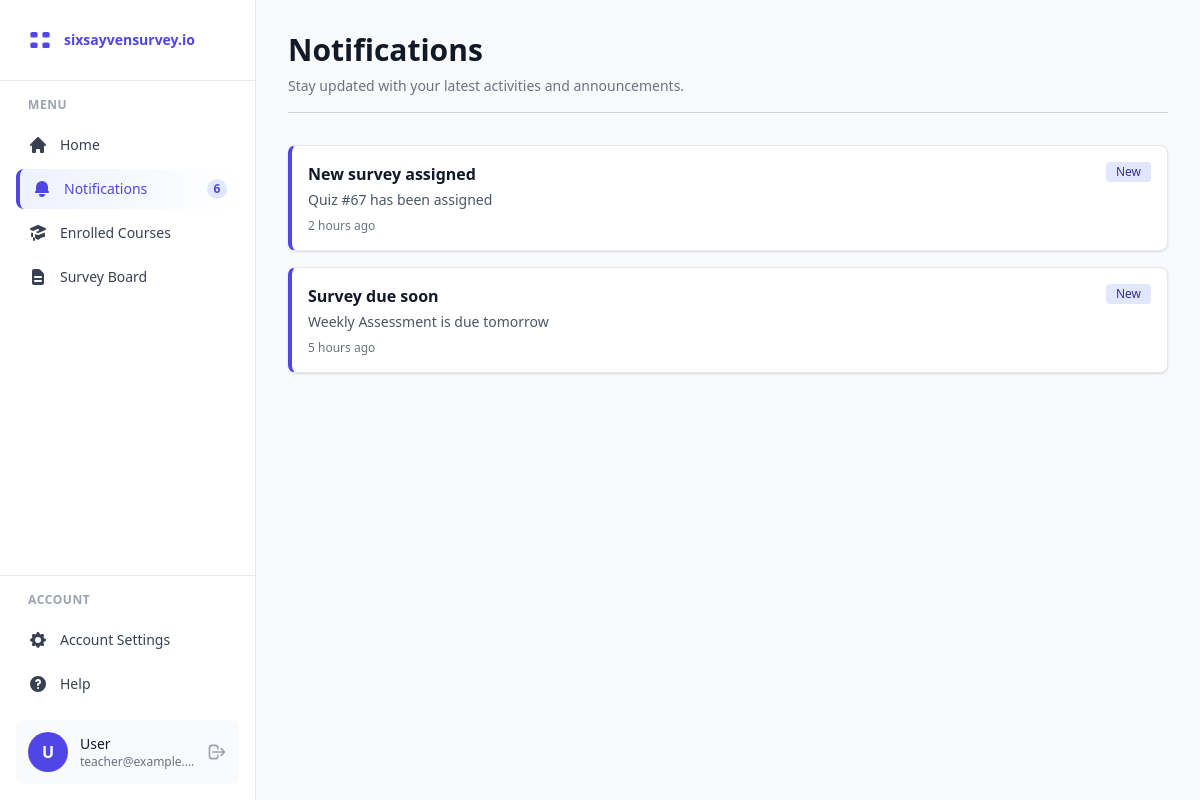
The page /student/notifications/ (signed in) on the database its author committed.
### survey/models.py (models this page shows, shortened)
class User(AbstractUser):
    ROLE_CHOICES = [
        ('student', 'Student'),
        ('teacher', 'Teacher'),
    ]
    role = models.CharField(max_length=10, choices=ROLE_CHOICES, default='student')
    full_name = models.CharField(max_length=255, blank=True)
    groups = models.ManyToManyField(
        'auth.Group',
        related_name='survey_users',
        blank=True,
        help_text='The groups this user belongs to.',
        verbose_name='groups',
    )
    user_permissions = models.ManyToManyField(
        'auth.Permission',
        related_name='survey_users',
        blank=True,
        help_text='Specific permissions for this user.',
        verbose_name='user permissions',
    )
    class Meta:
        db_table = 'users'

### survey/views.py (the view)
# urls.py: path('student/notifications/', views.student_notifications, name='student-notifications'),
@login_required
def student_notifications(request):
    context = {
        'notifications': [
            {'id': 1, 'title': 'New survey assigned', 'message': 'Quiz #67 has been assigned', 'time': '2 hours ago', 'read': False},
            {'id': 2, 'title': 'Survey due soon', 'message': 'Weekly Assessment is due tomorrow', 'time': '5 hours ago', 'read': False},
        ],
        'unread_count': 6,
    }
    return render(request, 'student/notifications.html', context)

### templates/student/notifications.html (shortened to what this page needs)
{% extends 'student/base_student.html' %}
{% block student_content %}
<div class="mb-8 pb-4 border-b border-gray-300">
    <h1 class="text-3xl font-bold text-gray-900 mb-2">Notifications</h1>
    <p class="text-sm text-gray-500">Stay updated with your latest activities and announcements.</p>
</div>
<div class="space-y-4">
    {% for notification in notifications %}
    <div class="bg-white border border-gray-200 rounded-lg shadow p-4 {% if not notification.read %}border-l-4 border-l-indigo-600{% endif %}">
        <div class="flex items-start justify-between">
            <div class="flex-1">
                <h3 class="text-base font-semibold text-gray-900 mb-1">{{ notification.title }}</h3>
                <p class="text-sm text-gray-600 mb-2">{{ notification.message }}</p>
                <p class="text-xs text-gray-500">{{ notification.time }}</p>
            </div>
            {% if not notification.read %}
            <span class="bg-indigo-100 text-indigo-800 text-xs font-medium px-2.5 py-0.5 rounded">New</span>
            {% endif %}
        </div>
    </div>
    {% endfor %}
</div>
{% endblock %}

### templates/includes/student_sidebar.html (shortened to what this page needs)
<aside id="sidebar" class="fixed left-0 top-0 h-full w-64 bg-white border-r border-gray-200 flex flex-col z-40 transition-transform -translate-x-full sm:translate-x-0">
    <div class="p-6 border-b border-gray-200">
        <div class="flex items-center space-x-2">
            <div class="text-2xl font-bold text-indigo-600">
            </div>
            <span class="text-sm font-bold text-indigo-600">sixsayvensurvey.io</span>
        </div>
    </div>
    <nav class="flex-1 p-4 overflow-y-auto">
        <div class="text-xs font-semibold text-gray-400 uppercase tracking-wider mb-3 px-3">Menu</div>
        <div class="space-y-1">
            <a href="{% url 'student-home' %}" class="flex items-center px-3 py-2.5 rounded-lg {% if request.resolver_match.url_name == 'student-home' %}bg-gradient-to-r from-indigo-50 to-white text-indigo-600 border-l-4 border-indigo-600{% else %}text-gray-700 hover:bg-gray-50{% endif %}">
                <svg class="w-5 h-5 mr-3" fill="currentColor" viewBox="0 0 20 20">
                    <path d="M10.707 2.293a1 1 0 00-1.414 0l-7 7a1 1 0 001.414 1.414L4 10.414V17a1 1 0 001 1h2a1 1 0 001-1v-2a1 1 0 011-1h2a1 1 0 011 1v2a1 1 0 001 1h2a1 1 0 001-1v-6.586l.293.293a1 1 0 001.414-1.414l-7-7z"/>
                </svg>
                <span class="font-medium text-sm">Home</span>
            </a>
            <a href="{% url 'student-notifications' %}" class="flex items-center px-3 py-2.5 rounded-lg {% if request.resolver_match.url_name == 'student-notifications' %}bg-gradient-to-r from-indigo-50 to-white text-indigo-600 border-l-4 border-indigo-600{% else %}text-gray-700 hover:bg-gray-50{% endif %}">
                <svg class="w-5 h-5 mr-3" fill="currentColor" viewBox="0 0 20 20">
                    <path d="M10 2a6 6 0 00-6 6v3.586l-.707.707A1 1 0 004 14h12a1 1 0 00.707-1.707L16 11.586V8a6 6 0 00-6-6zM10 18a3 3 0 01-3-3h6a3 3 0 01-3 3z"/>
                </svg>
                <span class="font-medium text-sm">Notifications</span>
                {% if unread_count %}
                <span class="ml-auto bg-indigo-100 text-indigo-600 text-xs font-bold rounded-full w-5 h-5 flex items-center justify-center">
                    {{ unread_count }}
                </span>
                {% endif %}
            </a>
            <a href="{% url 'student-courses' %}" class="flex items-center px-3 py-2.5 rounded-lg {% if request.resolver_match.url_name == 'student-courses' %}bg-gradient-to-r from-indigo-50 to-white text-indigo-600 border-l-4 border-indigo-600{% else %}text-gray-700 hover:bg-gray-50{% endif %}">
                <span class="font-medium text-sm">Enrolled Courses</span>
            </a>
            <a href="{% url 'student-survey-board' %}" class="flex items-center px-3 py-2.5 rounded-lg {% if request.resolver_match.url_name == 'student-survey-board' %}bg-gradient-to-r from-indigo-50 to-white text-indigo-600 border-l-4 border-indigo-600{% else %}text-gray-700 hover:bg-gray-50{% endif %}">
                <svg class="w-5 h-5 mr-3" fill="currentColor" viewBox="0 0 20 20">
                    <path fill-rule="evenodd" d="M4 4a2 2 0 012-2h4.586A2 2 0 0112 2.586L15.414 6A2 2 0 0116 7.414V16a2 2 0 01-2 2H6a2 2 0 01-2-2V4zm2 6a1 1 0 011-1h6a1 1 0 110 2H7a1 1 0 01-1-1zm1 3a1 1 0 100 2h6a1 1 0 100-2H7z" clip-rule="evenodd"/>
                </svg>
                <span class="font-medium text-sm">Survey Board</span>
            </a>
        </div>
    </nav>
    <div class="p-4 border-t border-gray-200">
        <div class="text-xs font-semibold text-gray-400 uppercase tracking-wider mb-3 px-3">Account</div>
        <div class="space-y-1">
            <a href="{% url 'student-settings' %}" class="flex items-center px-3 py-2.5 rounded-lg {% if request.resolver_match.url_name == 'student-settings' %}bg-gradient-to-r from-indigo-50 to-white text-indigo-600 border-l-4 border-indigo-600{% else %}text-gray-700 hover:bg-gray-50{% endif %}">
                <span class="font-medium text-sm">Account Settings</span>
            </a>
            <a href="{% url 'student-help' %}" class="flex items-center px-3 py-2.5 rounded-lg text-gray-700 hover:bg-gray-50">
                <svg class="w-5 h-5 mr-3" fill="currentColor" viewBox="0 0 20 20">
                    <path fill-rule="evenodd" d="M18 10a8 8 0 11-16 0 8 8 0 0116 0zm-8-3a1 1 0 00-.867.5 1 1 0 11-1.731-1A3 3 0 0113 8a3.001 3.001 0 01-2 2.83V11a1 1 0 11-2 0v-1a1 1 0 011-1 1 1 0 100-2zm0 8a1 1 0 100-2 1 1 0 000 2z" clip-rule="evenodd"/>
                </svg>
                <span class="font-medium text-sm">Help</span>
            </a>
        </div>
        <div class="mt-4 flex items-center space-x-3 p-3 rounded-lg bg-gray-50">
            <div class="w-10 h-10 rounded-full bg-indigo-600 flex items-center justify-center text-white font-semibold">
                {{ user.first_name.0|default:"U" }}
            </div>
            <div class="flex-1 min-w-0">
                <div class="font-medium text-sm text-gray-900 truncate">{{ user.get_full_name|default:"User" }}</div>
                <div class="text-xs text-gray-500 truncate">{{ user.email }}</div>
            </div>
            <button type="button" onclick="document.getElementById('logout-form').submit()" class="text-gray-400 hover:text-gray-600">
                <svg class="w-5 h-5" fill="none" stroke="currentColor" viewBox="0 0 24 24">
                    <path stroke-linecap="round" stroke-linejoin="round" stroke-width="2" d="M17 16l4-4m0 0l-4-4m4 4H7m6 4v1a3 3 0 01-3 3H6a3 3 0 01-3-3V7a3 3 0 013-3h4a3 3 0 013 3v1" />
                </svg>
            </button>
        </div>
    </div>
</aside>

### rows shown on the page
User: first_name.0 "U", get_full_name "User", email "teacher@example.…"

### other values the page prints
{{ unread_count }} "6"
{{ notification.title }} "New survey assigned" "Survey due soon"
{{ notification.message }} "Quiz #67 has been assigned" "Weekly Assessment is due tomorrow"
{{ notification.time }} "2 hours ago" "5 hours ago"
